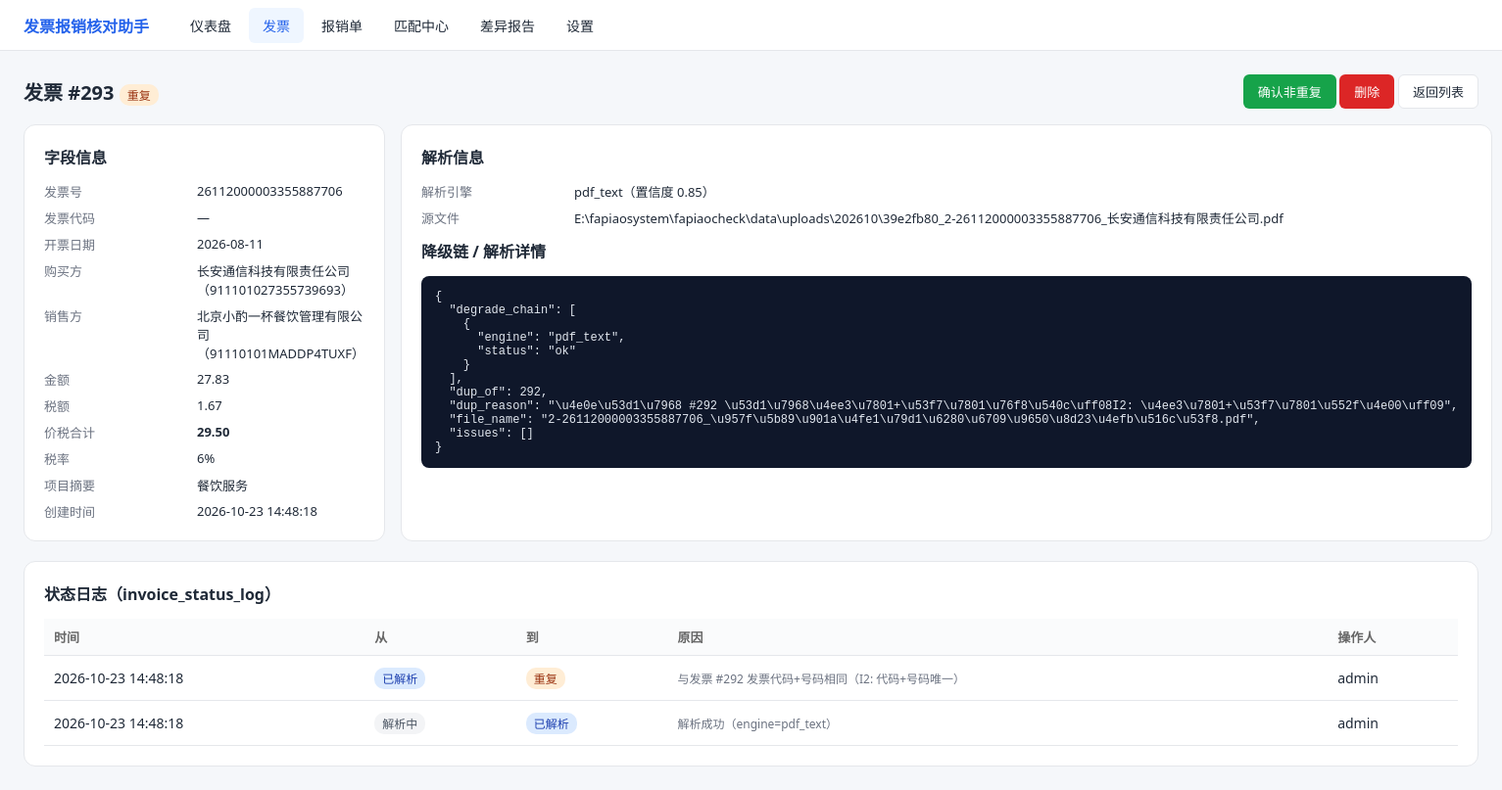
The page /invoices/293 on the database its author committed.
### tables this page shows
CREATE TABLE invoice (
    id               INTEGER PRIMARY KEY AUTOINCREMENT,
    file_hash        TEXT NOT NULL,
    source_path      TEXT,
    file_type        TEXT NOT NULL CHECK(file_type IN ('pdf','ofd','xml','jpg','jpeg','png')),
    invoice_code     TEXT NOT NULL DEFAULT '',
    invoice_no       TEXT NOT NULL DEFAULT '',
    invoice_date     TEXT,
    buyer_name       TEXT NOT NULL DEFAULT '',
    buyer_tax_no     TEXT NOT NULL DEFAULT '',
    seller_name      TEXT NOT NULL DEFAULT '',
    seller_tax_no    TEXT NOT NULL DEFAULT '',
    amount           TEXT,
    tax_amount       TEXT,
    total_amount     TEXT,
    tax_rate         TEXT NOT NULL DEFAULT '',
    item_summary     TEXT NOT NULL DEFAULT '',
    check_code       TEXT NOT NULL DEFAULT '',
    raw_json         TEXT NOT NULL DEFAULT '{}',
    parse_engine     TEXT NOT NULL CHECK(parse_engine IN ('xml','ofd','pdf_text','ocr','manual')),
    parse_confidence REAL NOT NULL DEFAULT 0.0 CHECK(parse_confidence BETWEEN 0 AND 1),
    status           TEXT NOT NULL DEFAULT 'PARSING'
                     CHECK(status IN ('PARSING','PARSED','NORMAL','ABNORMAL','DUPLICATE','MATCHED')),
    is_red_flush     INTEGER NOT NULL DEFAULT 0,
    created_at       TEXT NOT NULL DEFAULT (datetime('now','localtime')),
    updated_at       TEXT NOT NULL DEFAULT (datetime('now','localtime'))
);

CREATE TABLE invoice_status_log (
    id          INTEGER PRIMARY KEY AUTOINCREMENT,
    invoice_id  INTEGER NOT NULL,
    from_status TEXT,
    to_status   TEXT NOT NULL,
    reason      TEXT NOT NULL DEFAULT '',
    operator    TEXT NOT NULL DEFAULT 'system',
    created_at  TEXT NOT NULL DEFAULT (datetime('now','localtime')),
    FOREIGN KEY(invoice_id) REFERENCES invoice(id) ON DELETE CASCADE
);

### app/web/pages.py (the view)
@pages.get("/invoices/{invoice_id}", response_class=HTMLResponse)
def invoice_detail_page(request: Request, invoice_id: int):
    row = invoice_service.invoice_detail(invoice_id)
    if row is None:
        return RedirectResponse("/invoices", status_code=302)
    return templates.TemplateResponse(request, "invoice_detail.html", {
        "request": request, "inv": row,
    })

### app/web/templates/invoice_detail.html (shortened to what this page needs)
{% extends "base.html" %}
{% block content %}
<div style="display:flex;justify-content:space-between;align-items:center;margin-bottom:16px;">
  <h1 style="font-size:20px;">发票 #{{ inv.id }}
    <span class="badge {{ inv.status|badge }}" style="vertical-align:middle;">{{ inv.status|status_cn }}</span>
  </h1>
  <div>
    {% if inv.status == 'DUPLICATE' %}<button class="btn btn-green" onclick="confirmDup()">确认非重复</button>{% endif %}
    <button class="btn btn-danger" onclick="delInv()">删除</button>
    <a class="btn btn-outline" href="/invoices">返回列表</a>
  </div>
</div>
<div class="grid g2">
  <div class="card">
    <h2>字段信息</h2>
    <div class="kv">
      <span class="k">发票号</span><span>{{ inv.invoice_no or '—' }}</span>
      <span class="k">发票代码</span><span>{{ inv.invoice_code or '—' }}</span>
      <span class="k">开票日期</span><span>{{ inv.invoice_date or '—' }}</span>
      <span class="k">购买方</span><span>{{ inv.buyer_name or '—' }}（{{ inv.buyer_tax_no or '—' }}）</span>
      <span class="k">销售方</span><span>{{ inv.seller_name or '—' }}（{{ inv.seller_tax_no or '—' }}）</span>
      <span class="k">金额</span><span>{{ inv.amount or '—' }}</span>
      <span class="k">税额</span><span>{{ inv.tax_amount or '—' }}</span>
      <span class="k">价税合计</span><span><b>{{ inv.total_amount or '—' }}</b></span>
      <span class="k">税率</span><span>{{ inv.tax_rate or '—' }}</span>
      <span class="k">项目摘要</span><span>{{ inv.item_summary or '—' }}</span>
      <span class="k">创建时间</span><span>{{ inv.created_at }}</span>
    </div>
  </div>
  <div class="card">
    <h2>解析信息</h2>
    <div class="kv">
      <span class="k">解析引擎</span><span>{{ inv.parse_engine }}（置信度 {{ '%.2f'|format(inv.parse_confidence) }}）</span>
      <span class="k">源文件</span><span class="wrap">{{ inv.source_path or '人工录入' }}</span>
    </div>
    <h2 class="mt">降级链 / 解析详情</h2>
    <pre>{{ (inv.raw|fromjson)|tojson(indent=2) }}</pre>
  </div>
</div>
<div class="card">
  <h2>状态日志（invoice_status_log）</h2>
  <table>
    <tr><th>时间</th><th>从</th><th>到</th><th>原因</th><th>操作人</th></tr>
    {% for l in inv.status_log %}
    <tr><td>{{ l.created_at }}</td>
        <td><span class="badge {{ (l.from_status or '')|badge }}">{{ (l.from_status or '—')|status_cn }}</span></td>
        <td><span class="badge {{ l.to_status|badge }}">{{ l.to_status|status_cn }}</span></td>
        <td class="wrap muted">{{ l.reason }}</td><td>{{ l.operator }}</td></tr>
    {% else %}<tr><td colspan="5" class="muted">暂无日志</td></tr>{% endfor %}
  </table>
</div>
{% endblock %}

### app/web/templates/base.html (style rules this page uses)
:root { --primary:#2563eb;--bg:#f5f7fa;--card:#fff;--border:#e5e7eb;--text:#1f2937;--muted:#6b7280; }
* { box-sizing:border-box;margin:0;padding:0; }
body { font-family:"Microsoft YaHei",system-ui,sans-serif;background:var(--bg);color:var(--text);font-size:14px; }
.card { background:var(--card);border:1px solid var(--border);border-radius:12px;padding:20px;margin-bottom:20px; }
.card h2 { font-size:16px;margin-bottom:14px; }
.grid { display:grid;gap:16px; }
.g2 { grid-template-columns:repeat(2,1fr); }
table { width:100%;border-collapse:collapse; }
th,td { padding:9px 10px;border-bottom:1px solid var(--border);text-align:left;white-space:nowrap;vertical-align:middle; }
tbody td { height:46px; }
th { color:#666;font-weight:600;background:#fafbfc;font-size:13px; }
td.wrap { white-space:normal;min-width:160px; }
.badge { display:inline-block;padding:2px 8px;border-radius:10px;font-size:12px;font-weight:500; }
.badge-orange { background:#ffedd5;color:#9a3412; }
.badge-blue { background:#dbeafe;color:#1e40af; }
.badge-gray { background:#f3f4f6;color:#4b5563; }
.btn { display:inline-block;padding:7px 14px;border-radius:6px;border:1px solid transparent;background:var(--primary);color:#fff;cursor:pointer;font-size:13px;text-decoration:none; }
.btn-outline { background:#fff;color:var(--text);border-color:var(--border); }
.btn-danger { background:#dc2626; }
.btn-green { background:#16a34a; }
.muted { color:var(--muted);font-size:12px; }
.mt { margin-top:12px; }
.kv { display:grid;grid-template-columns:140px 1fr;gap:8px 16px;font-size:13px; }
.kv .k { color:var(--muted); }
pre { background:#0f172a;color:#e2e8f0;padding:14px;border-radius:8px;font-size:12px;overflow:auto; }

### rows shown on the page
invoice: id "293", status|status_cn "重复", invoice_no "26112000003355887706", invoice_code "—", invoice_date "2026-08-11", buyer_name "长安通信科技有限责任公司", buyer_tax_no "911101027355739693", seller_name "北京小酌一杯餐饮管理有限公司", seller_tax_no "91110101MADDP4TUXF", amount "27.83", tax_amount "1.67", total_amount "29.50", tax_rate "6%", item_summary "餐饮服务", created_at "2026-10-23 14:48:18", parse_engine "pdf_text", parse_confidence "0.85", source_path "E:\\fapiaosystem\\fapiaocheck\\data\\uploads\\202610\\39e2fb80_2-26112000003355887706_长安通信科技有限责任公司.pdf"
invoice_status_log: created_at "2026-10-23 14:48:18", from_status "已解析", to_status|status_cn "重复", reason "与发票 #292 发票代码+号码相同（I2: 代码+号码唯一）", operator "admin"
invoice_status_log: created_at "2026-10-23 14:48:18", from_status "解析中", to_status|status_cn "已解析", reason "解析成功（engine=pdf_text）", operator "admin"
